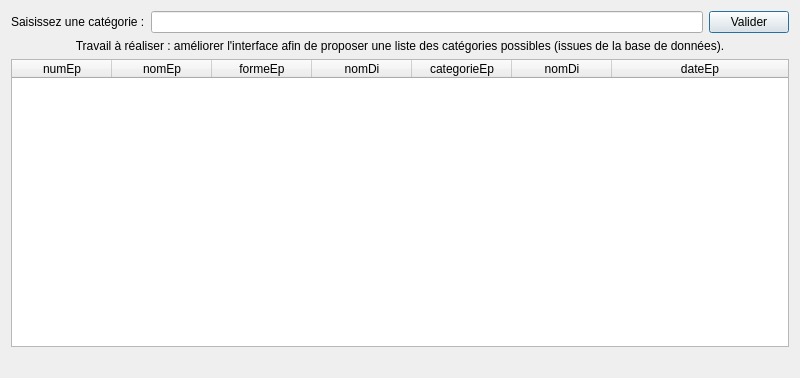
<?xml version="1.0" encoding="UTF-8"?>
<ui version="4.0">
 <class>fct_comp_2</class>
 <widget class="QDialog" name="fct_comp_2">
  <property name="geometry">
   <rect>
    <x>0</x>
    <y>0</y>
    <width>800</width>
    <height>378</height>
   </rect>
  </property>
  <property name="windowTitle">
   <string>Liste des épreuves d'une catégorie (version 2, catégories extraites de la BD)</string>
  </property>
  <layout class="QGridLayout" name="gridLayout">
   <item row="0" column="0">
    <layout class="QHBoxLayout" name="horizontalLayout">
     <item>
      <widget class="QLabel" name="labelEdit_fct_comp_2">
       <property name="text">
        <string>Saisissez une catégorie :</string>
       </property>
      </widget>
     </item>
     <item>
      <widget class="QLineEdit" name="lineEdit_fct_comp_2"/>
     </item>
     <item>
      <widget class="QPushButton" name="pushButton_fct_comp_2">
       <property name="text">
        <string>Valider</string>
       </property>
      </widget>
     </item>
    </layout>
   </item>
   <item row="1" column="0">
    <widget class="QLabel" name="labelAFaire_fct_comp_2">
     <property name="text">
      <string>Travail à réaliser : améliorer l'interface afin de proposer une liste des catégories possibles (issues de la base de données).</string>
     </property>
     <property name="alignment">
      <set>Qt::AlignCenter</set>
     </property>
     <property name="wordWrap">
      <bool>true</bool>
     </property>
    </widget>
   </item>
   <item row="2" column="0">
    <widget class="QTableWidget" name="table_fct_comp_2">
     <attribute name="horizontalHeaderMinimumSectionSize">
      <number>50</number>
     </attribute>
     <attribute name="horizontalHeaderStretchLastSection">
      <bool>true</bool>
     </attribute>
     <attribute name="verticalHeaderVisible">
      <bool>false</bool>
     </attribute>
     <column>
      <property name="text">
       <string>numEp</string>
      </property>
     </column>
     <column>
      <property name="text">
       <string>nomEp</string>
      </property>
     </column>
     <column>
      <property name="text">
       <string>formeEp</string>
      </property>
     </column>
     <column>
      <property name="text">
       <string>nomDi</string>
      </property>
     </column>
     <column>
      <property name="text">
       <string>categorieEp</string>
      </property>
     </column>
     <column>
      <property name="text">
       <string>nomDi</string>
      </property>
     </column>
     <column>
      <property name="text">
       <string>dateEp</string>
      </property>
     </column>
    </widget>
   </item>
   <item row="3" column="0">
    <widget class="QLabel" name="label_fct_comp_2">
     <property name="text">
      <string/>
     </property>
     <property name="alignment">
      <set>Qt::AlignCenter</set>
     </property>
    </widget>
   </item>
  </layout>
 </widget>
 <resources/>
 <connections>
  <connection>
   <sender>pushButton_fct_comp_2</sender>
   <signal>clicked()</signal>
   <receiver>fct_comp_2</receiver>
   <slot>refreshResult()</slot>
   <hints>
    <hint type="sourcelabel">
     <x>364</x>
     <y>52</y>
    </hint>
    <hint type="destinationlabel">
     <x>444</x>
     <y>81</y>
    </hint>
   </hints>
  </connection>
 </connections>
 <slots>
  <slot>refreshResult()</slot>
 </slots>
</ui>
